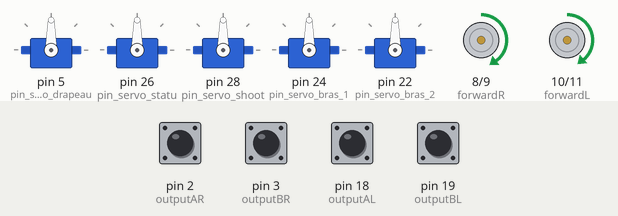
The sketch below on a simulated Arduino Mega 2560, built with avr-gcc and run on an emulated ATmega2560. Shown: 5 × servo, motor-driver pin pairs drawn as motors (green arrow = first pin HIGH = forward, orange = second pin HIGH = backward, longer = more drive). Inputs (shaded band) come from the test bench; at power-on: pin 2 (outputAR), pin 3 (outputBR), pin 18 (outputAL), pin 19 (outputBL) HIGH.

Above: at 0.1 s.
At 7.6 s:
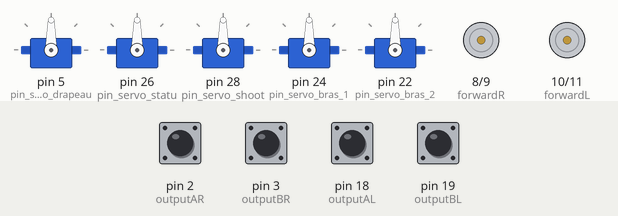
At 23.8 s:
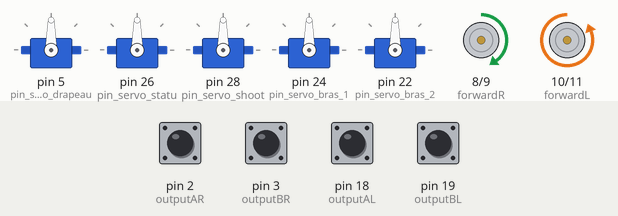
At 31.5 s:
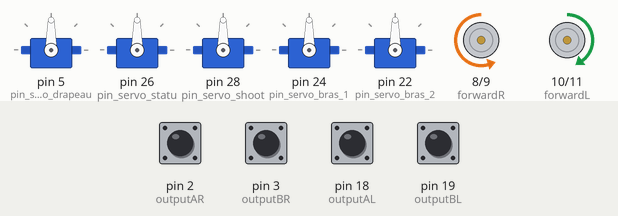
Timing chart, 0 to 36.2 s (numbered marks = the images above):
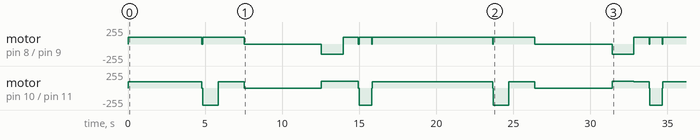

The sketch:

st_45_PID_Classic_PVO_CalVMet3_PR_mmps_echt_ODOM_Servo_Delay.ino
```cpp
#include <SimpleTimer.h>
#include <util/atomic.h>
#include <Servo.h>
Servo servo_drapeau;
Servo servo_statu;
Servo servo_shoot;
Servo servo_bras_1;
Servo servo_bras_2;

#define pin_servo_drapeau 5
#define pin_servo_statu 26
#define pin_servo_shoot 28
#define pin_servo_bras_1 24
#define pin_servo_bras_2 22


boolean bras_front_disque = false;
boolean bras_front_goal = false;
boolean shoot = false;
boolean laisse  = false;

long now;

//Variables temps
volatile double n = 0, cR =0, cL=0;
volatile double Te =15/1.0e3;
SimpleTimer timer;

//Variables stop
volatile boolean stopR = true, stopL = true, b=true;

//Variables encodeurs
#define outputAR 2
#define outputBR 3
#define outputAL 18
#define outputBL 19
volatile double Ocmd =0;
volatile double xcmd=0;
volatile double ycmd=0;
volatile double Oact = 0;
volatile double Oint = 0;
volatile double Rdist = 0;
volatile double Ldist = 0;
volatile double dist = 0;
volatile double dx = 0;
volatile double dy = 0;
volatile double x = 0;
volatile double y = 0;
volatile double Rdisti = 0;
volatile double Ldisti = 0;
volatile double prevRdist = 0;
volatile double prevLdist = 0;
volatile double prevRdisti = 0;
volatile double prevLdisti = 0;
volatile double prevdist = 0;
volatile double distUnitR = (double)PI * 40 / 600;
volatile double distUnitL = (double)PI * 40 / 1024;

//Variables moteurs
#define forwardR 8
#define backwardR 9
#define forwardL 10
#define backwardL 11
volatile double pwmRcmd = 0;
volatile double pwmLcmd = 0;
volatile double pwmOcmd = 0;
volatile double vitesseLact = 0;
volatile double vitesseRact = 0;
volatile double vitesseOact = 0;
volatile double vitesseact = 0;
volatile double vitesseLactFilter = 0;
volatile double vitesseRactFilter = 0;
volatile double prevVRact = 0;
volatile double prevVLact = 0;
volatile double prevRact = 0;
volatile double prevLact = 0;


//Variables erreurs/commandes PIDposition

volatile double Rcmd = 0;
volatile double Lcmd = 0;

volatile double cmd = 0;
volatile double Rerror = 0;
volatile double Lerror = 0;
volatile double sommeRerror = 0;
volatile double sommeLerror = 0;
volatile double prevRerror = 0;
volatile double prevLerror = 0;

//Variables erreurs/commandes PIDvitesse
volatile double PIDVR = 0;
volatile double PIDVL = 0;
volatile double vitesseRcmd = 0;
volatile double vitesseLcmd = 0;
volatile double prevvitesseRcmd = 0;
volatile double prevvitesseLcmd = 0;
volatile double vitesseOcmd = 0;
volatile double vitessecmd = 0;
volatile double VRerror = 0;
volatile double VLerror = 0;
volatile double prevVRerror = 0;
volatile double prevVLerror = 0;
volatile double sommeVRerror = 0;
volatile double sommeVLerror = 0;
volatile double dVRerror = 0;
volatile double dVLerror = 0;


//Variables PID orientation
volatile double pwmO = 0 ;
volatile double Oerror = 0;
volatile double prevOerror = 0;
volatile double sommeOerror = 0;
volatile double dOerror = 0;

bool inRange(volatile double val, volatile double minimum, volatile double maximum) {
  return ((minimum <= val) && (val <= maximum));
}
double sign (volatile double val){
  if (val>=0)
    return 1;
  else
    return -1;
}
//Encoder functions


void ISRtrackAR() {
  Rdisti += (digitalRead(outputBR) == LOW) ? distUnitR : -distUnitR;
}
void ISRtrackBR() {
  Rdisti += (digitalRead(outputAR) == LOW) ? -distUnitR : distUnitR;
}

void ISRtrackAL() {
  Ldisti += ((digitalRead(outputBL) == LOW)) ? distUnitL :  -distUnitL;
}

void ISRtrackBL() {
  Ldisti += ((digitalRead(outputAL) == LOW)) ? -distUnitL :  distUnitL;
}

//Motor functions
void motorR(volatile double vR) {
  if (vR > 0) {
    analogWrite(forwardR, vR);
    analogWrite(backwardR, 0);
  }
  else {
    analogWrite(forwardR, 0);
    analogWrite(backwardR, -vR);
  }
}
void motorL(volatile double vL) {
  if (vL > 0) {
    analogWrite(forwardL, vL);
    analogWrite(backwardL, 0);
  }
  else {
    analogWrite(forwardL, 0);
    analogWrite(backwardL, -vL);
  }
}
////////////////////////////////////////////////////////////////////////
// PID Position Parameters

#define kpR 2.1
#define kpL 2 //  5.43

#define kdR 0
#define kdL 0

#define kiR 0
#define kiL 0

//PID vitesse Parameters

#define kpVR 21 //21
#define kpVL 13.75 // 13.75 // 150

#define kdVR 11 //11
#define kdVL 3.2  //3.7

#define kiVR 0.01435 //0.0143  //0.012
#define kiVL 0.00507  //0.005065

//PID orientation Parameters

#define kpO 13   // 2.5 // 3
#define kdO 0     // 2.5
#define kiO 0 // 0.0015

//Marges d'erreurs

#define margePVRerror 0.8
#define margeNVRerror -0.8
#define margePVLerror 0.8
#define margeNVLerror -0.8

#define margePRerror 1.9
#define margeNRerror -1.9
#define margePLerror 1.9
#define margeNLerror -1.9

#define margePOerror 3
#define margeNOerror -3

//Vitesses/Acc max min
#define pwmRcmdmax 200
#define pwmRcmdmin 80
#define pwmLcmdmax 200
#define pwmLcmdmin 80

#define vitesseRcmdmax 6   // mm/s
#define vitesseRcmdmin 6  // mm/s
#define vitesseLcmdmax 6   // mm/s
#define vitesseLcmdmin 6  // mm/s

#define ARcmdmax 3.7    // mm/s²
#define ALcmdmax 3.7    // mm/s²


//////////////////////////////////////////////////////
void PIDvitesseR() {
    vitesseRact = (double) (Rdist - prevRdist); // mm/s
    if (vitesseRact==0 && millis()>100){
      stopR=true;
      cR++;
    }
    else
        {
          stopR=false;
          cL--;
        }
    prevRdist=Rdist;
    prevVRerror=VRerror;
    VRerror=vitesseRcmd-vitesseRact;
     if (!inRange(Rerror,margeNRerror,margePRerror) && !inRange(Lerror,margeNLerror,margePLerror) ){
      sommeVRerror += VRerror;
      prevVRerror = VRerror;
      PIDVR = (double) (kpVR * VRerror) + (kdVR * (VRerror - prevVRerror)) + kiVR * sommeVRerror;
      pwmRcmd = (pwmRcmd<-pwmRcmdmax) ? -pwmRcmdmax : PIDVR;
      pwmRcmd = (pwmRcmd>-pwmRcmdmin && pwmRcmd<0) ? -pwmRcmdmin : PIDVR;
      pwmRcmd = (pwmRcmd>0 && pwmRcmd<pwmRcmdmin) ? pwmRcmdmin : PIDVR;
      pwmRcmd = (pwmRcmd>pwmRcmdmax) ? pwmRcmdmax : PIDVR;
    }
      prevVRact = vitesseRact;
}

void PIDvitesseL() {
    vitesseLact = (double) (Ldist - prevLdist); // mm/s
    if (vitesseLact==0 && millis()>100){
      stopL=true;
      cL++;
    }
    else
        {
          stopL=false;
          cL--;
        }
    prevLdist=Ldist;
    prevVLerror=VLerror;
    VLerror=vitesseLcmd-vitesseLact;
     if (!inRange(Rerror,margeNRerror,margePRerror) && !inRange(Lerror,margeNLerror,margePLerror)){
      sommeVLerror += (double) VLerror;
      prevVLerror = VLerror;
      PIDVL = (double) (kpVL * VLerror) + (kdVL * (VLerror - prevVLerror)) + kiVL * sommeVLerror;
      pwmLcmd = (pwmLcmd<-pwmLcmdmax) ? -pwmLcmdmax : PIDVL;
      pwmLcmd = (pwmLcmd>-pwmLcmdmin && pwmLcmd<0) ? -pwmLcmdmin : PIDVL;
      pwmLcmd = (pwmLcmd>0 && pwmLcmd<pwmLcmdmin) ? pwmLcmdmin : PIDVL;
      pwmLcmd = (pwmLcmd>pwmLcmdmax) ? pwmLcmdmax : PIDVL;
     }
      prevVLact = vitesseLact;
}

void PIDorientation() {
  Oact+= (Rdist-prevRdist - Ldist+prevLdist) / 380;
  Oerror = -Ocmd + Oact;
  if (!inRange(Oerror,margeNOerror,margePOerror)){
    sommeOerror += (double) Oerror;
    prevOerror = Oerror;
    pwmOcmd = (double) (kpO * Oerror) + (kdO * (Oerror - prevOerror)) + kiO * sommeOerror;
    if (Ocmd>=0){
      pwmRcmd -= pwmOcmd;
      pwmLcmd += pwmOcmd;
    }
    else{
      pwmRcmd += pwmOcmd;
      pwmLcmd -= pwmOcmd;
    }
    pwmRcmd = (pwmRcmd<-pwmRcmdmax) ? -pwmRcmdmax : pwmRcmd;
    pwmRcmd = (pwmRcmd>-pwmRcmdmin && pwmRcmd<0) ? -pwmRcmdmin : pwmRcmd;
    pwmRcmd = (pwmRcmd>0 && pwmRcmd<pwmRcmdmin) ? pwmRcmdmin : pwmRcmd;
    pwmRcmd = (pwmRcmd>pwmRcmdmax) ? pwmRcmdmax : pwmRcmd;
    pwmLcmd = (pwmLcmd<-pwmLcmdmax) ? -pwmLcmdmax : pwmLcmd;
    pwmLcmd = (pwmLcmd>-pwmLcmdmin && pwmLcmd<0) ? -pwmLcmdmin : pwmLcmd;
    pwmLcmd = (pwmLcmd>0 && pwmLcmd<pwmLcmdmin) ? pwmLcmdmin : pwmLcmd;
    pwmLcmd = (pwmLcmd>pwmLcmdmax) ? pwmLcmdmax : pwmLcmd;
  }
}

void PIDposition() {
    prevvitesseRcmd=vitesseRcmd;
    prevvitesseLcmd=vitesseLcmd;
    prevLerror=Lerror;
    prevRerror=Rerror;
   ATOMIC_BLOCK(ATOMIC_RESTORESTATE) {
      Rdist = Rdisti;
      Ldist = Ldisti;
    }
    Lerror = Lcmd - Ldist;
    Rerror = Rcmd - Rdist;
   if (b){
//PID Position Right
    sommeRerror+=Rerror;
    vitesseRcmd=(double) (kpR*Rerror) + (kdR*(Rerror-prevRerror)) + (kiR*sommeRerror);
//Limite vitesseRcmd
    vitesseRcmd = (vitesseRcmd<-vitesseRcmdmax) ? -vitesseRcmdmax : vitesseRcmd;
    vitesseRcmd = (vitesseRcmd>-vitesseRcmdmin && vitesseRcmd<0) ? -vitesseRcmdmin : vitesseRcmd;
    vitesseRcmd = (vitesseRcmd>0 && vitesseRcmd<vitesseRcmdmin) ? vitesseRcmdmin : vitesseRcmd;
    vitesseRcmd = (vitesseRcmd>vitesseRcmdmax) ? vitesseRcmdmax : vitesseRcmd;
//Limite AccelerationR
    vitesseRcmd = (vitesseRcmd-prevvitesseRcmd<-ARcmdmax) ? prevvitesseRcmd-ARcmdmax : vitesseRcmd;
    vitesseRcmd = (vitesseRcmd-prevvitesseRcmd>ARcmdmax) ? prevvitesseRcmd+ARcmdmax : vitesseRcmd;
    PIDvitesseR();
//PID Position Left
    sommeLerror+=Rerror;
    vitesseLcmd=(double) (kpL*Lerror) + (kdL*(Lerror-prevLerror)) + (kiL*sommeLerror);
//Limite vitesseLcmd
    vitesseLcmd = (vitesseLcmd<-vitesseLcmdmax) ? -vitesseLcmdmax : vitesseLcmd;
    vitesseLcmd = (vitesseLcmd>-vitesseLcmdmin && vitesseLcmd<0) ? -vitesseLcmdmin : vitesseLcmd;
    vitesseLcmd = (vitesseLcmd>0 && vitesseLcmd<vitesseLcmdmin) ? vitesseLcmdmin : vitesseLcmd;
    vitesseLcmd = (vitesseLcmd>vitesseLcmdmax) ? vitesseLcmdmax : vitesseLcmd;
//Limite AccelerationL
    vitesseLcmd = (vitesseLcmd-prevvitesseLcmd<-ALcmdmax) ? prevvitesseLcmd-ALcmdmax : vitesseLcmd;
    vitesseLcmd = (vitesseLcmd-prevvitesseLcmd>ALcmdmax) ? prevvitesseLcmd+ALcmdmax : vitesseLcmd;
    PIDvitesseL();
   }
  if (inRange(Rerror,margeNRerror,margePRerror) && inRange(Lerror,margeNLerror,margePLerror) && millis()>300){
    b=false;
    motorR(0);
    motorL(0);
    pwmRcmd=0;
    pwmLcmd=0;
    }
  PIDorientation();
  dist=(double)((Rdist+Ldist)/2);
  vitesseact=dist-prevdist;
  prevdist=dist;
  dx=-vitesseact*sin(Oact);
  dy=vitesseact*cos(Oact);
  x+=dx;
  y+=dy;

//    Rcmd+=-sign(Rdist-prevRdist)*sqrt(dx*dx+dy*dy);
//    Lcmd+=-sign(Ldist-prevLdist)*sqrt(dx*dx+dy*dy);
}
void moveto(volatile double xconsigne, volatile double yconsigne){
  xcmd=xconsigne;
  ycmd=yconsigne;
  if (xcmd>=0 && ycmd>=0){
    Rcmd=sqrt(xcmd*xcmd+ycmd*ycmd);
    Lcmd=sqrt(xcmd*xcmd+ycmd*ycmd);
  }
  else if (xcmd<0 && ycmd<0){
    Rcmd=-sqrt(xcmd*xcmd+ycmd*ycmd);
    Lcmd=-sqrt(xcmd*xcmd+ycmd*ycmd);
  }
}
void Go() {
  PIDposition();
  motorR(pwmRcmd);
  motorL(pwmLcmd);
}
void forward(int x, int y) {
  analogWrite(forwardL, y);
  analogWrite(forwardR, x);
  analogWrite(backwardR, 0);

  analogWrite(backwardL, 0);
}
void backward(int x, int y) {
  analogWrite(forwardR, 0);
  analogWrite(backwardR, x);
  analogWrite(forwardL, 0);
  analogWrite(backwardL, y);
}
void left(int x, int y) {
  analogWrite(forwardR, x);
  analogWrite(backwardR, 0);
  analogWrite(forwardL, 0);
  analogWrite(backwardL, y);
}
void right(int x, int y) {
  analogWrite(forwardR, 0);
  analogWrite(backwardR, x);
  analogWrite(forwardL, y);
  analogWrite(backwardL, 0);
}
void stoop() {
  analogWrite(forwardR, 0);
  analogWrite(backwardR, 0);
  analogWrite(forwardL, 0);
  analogWrite(backwardL, 0);
}

void setup() {


Serial.begin(9600);
servo_drapeau.attach(pin_servo_drapeau);
servo_statu.attach(pin_servo_statu);
servo_shoot.attach(pin_servo_shoot);
servo_bras_1.attach(pin_servo_bras_1);
servo_bras_2.attach(pin_servo_bras_2);

  //Command Encoders
  pinMode(outputAR, INPUT_PULLUP);
  pinMode(outputBR, INPUT_PULLUP);
  pinMode(outputAL, INPUT_PULLUP);
  pinMode(outputBL, INPUT_PULLUP);

  attachInterrupt(digitalPinToInterrupt(outputAR), ISRtrackAR, RISING);
  attachInterrupt(digitalPinToInterrupt(outputAL), ISRtrackAL, RISING);
  attachInterrupt(digitalPinToInterrupt(outputBR), ISRtrackBR, RISING);
  attachInterrupt(digitalPinToInterrupt(outputBL), ISRtrackBL, RISING);


  //Command Motors
  pinMode(forwardR, OUTPUT);
  pinMode(backwardR, OUTPUT);
  pinMode(forwardL, OUTPUT);
  pinMode(backwardL, OUTPUT);


//  timer.setInterval(Te,Go);
}

void loop() {
          if (now > 112000) {
    servo_drapeau.attach(pin_servo_drapeau);
    servo_drapeau.write(90);
          }
  now  = millis();
  forward(100,95);
  delay(4800);
  stoop();
  delay(50);

  left(100,-100);
  delay(1000);
  stoop();
  forward(100,95);
  delay(1700);
  stoop();
    delay(5000);

  right(-100,100);
  delay (1400);
  stoop();
    forward(100,95);
  delay(1000);
  stoop();
    delay(50);

    left(100,-100);
  delay (800);
  stoop();
    delay(50);

  forward(100,95);
  delay(3000);
  stoop();
    if ( laisse == true) {
    servo_statu.attach(pin_servo_statu);
    laisse = false;
  }

  if ( shoot == true ) {
  servo_shoot.attach(pin_servo_shoot);
  shoot = false ;
  }

  if ( bras_front_disque == true ) {

    for( int pos1=0 ; pos1 <= 80; pos1 ++) {
      servo_bras_1.write(pos1);
      delay(20);
    }

    for( int pos2=0 ; pos2 <= 80; pos2 ++) {
      servo_bras_2.write(pos2);
      delay(20);
    }
    bras_front_disque = false;
  }

  if ( bras_front_goal == true ) {

    for( int pos1=80 ; pos1 >= 0; pos1 --) {
      servo_bras_1.write(pos1);
      delay(20);
    }

    for( int pos2=80 ; pos2 >= 0; pos2 --) {
      servo_bras_2.write(pos2);
      delay(20);
    }
  bras_front_goal = false;
  }


  }
//  timer.run();
//  delay(1);
//  if (n==0 && (stopR || stopL)){
//      delay(1);
//      moveto(0,100);
//      if (inRange(Rerror,margeNRerror,margePRerror) && inRange(Lerror,margeNLerror,margePLerror) && stopR && stopL) {
//          Ocmd=Oact+90;
//          moveto(0,100);
//          n=1;
//      }
//  }

//  if (stopL && stopR && micros()>1000){
//  n++;
//  if (n==1){
//    timer.disable(0);
//    timer.restartTimer(0);
//    timer.setInterval(Te,Go1);
//    timer.run();
//  }
//  }
//}

//  Serial.print(" Oact= ");
//  Serial.print(Oact);
//
//  Serial.print(" Oerror= ");
//  Serial.print(Oerror);
//              Serial.print(" Ocmd= ");
//        Serial.print(Ocmd);
//  Serial.print("\t\tpwmRcmd= ");
//  Serial.print(pwmRcmd);
//     Serial.print(" pwmLcmd= ");
//  Serial.print(pwmLcmd);
//    Serial.print(" vitesseRact= ");
//  Serial.print(vitesseRact);
//      Serial.print(" vitesseLact= ");
//  Serial.print(vitesseLact);
//
//
//  Serial.print(" Rdist= ");
//  Serial.print(Rdist);
//  Serial.print(" Ldist= ");
//  Serial.print(Ldist);
//  Serial.print(" Rerror= ");
//  Serial.print(Rerror);
//  Serial.print(" Lerror= ");
//  Serial.println(Lerror);
```
